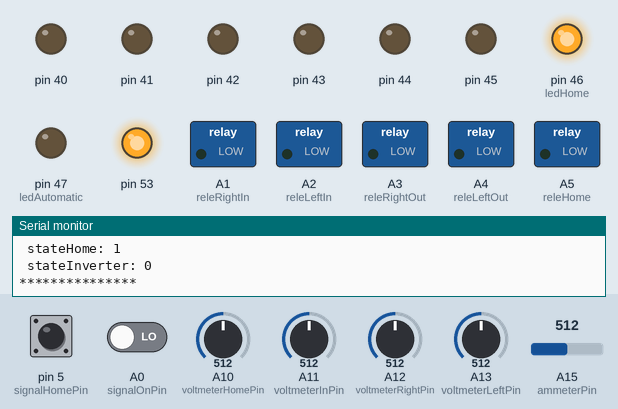
Bench run of a program on a simulated Arduino Mega 2560, built with avr-gcc and run on an emulated ATmega2560. Parts: switched loads named in the program (green lamp = pin HIGH), output pins drawn as LEDs (lit = HIGH), the last lines printed to the serial monitor. The inputs (shaded band) are chosen by the test bench; at power-on: pin 5 (signalHomePin) HIGH, A0 (signalOnPin) LOW, A10 (voltmeterHomePin) = 512, A11 (voltmeterInPin) = 512, A12 (voltmeterRightPin) = 512, A13 (voltmeterLeftPin) = 512, A15 (ammeterPin) = 512.

Above: at 1.2 s.
1.3 s: pin 5 (signalHomePin) pulled LOW for 0.15 s
At 1.45 s:
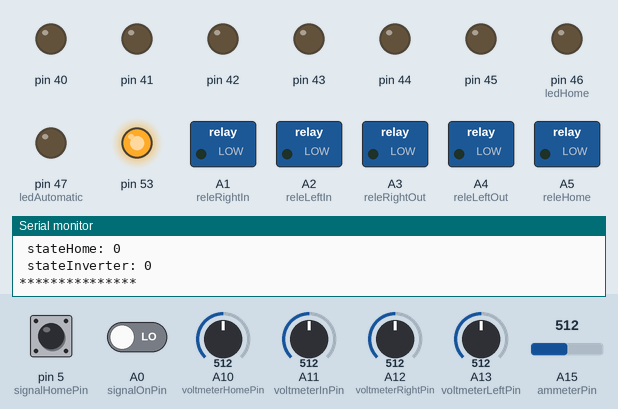
2.9 s: A0 (signalOnPin) driven HIGH
At 4.1 s:
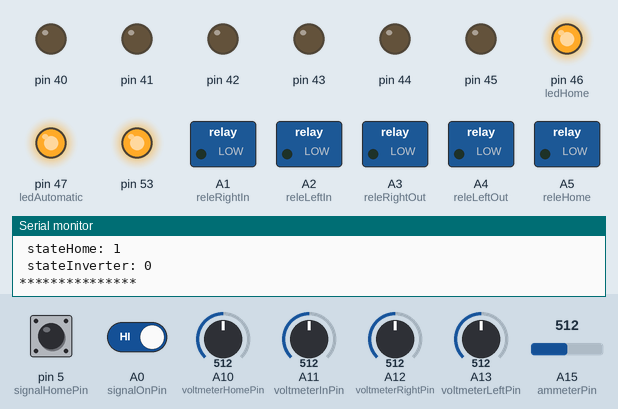
4.4 s: pin 5 (signalHomePin) pulled LOW for 1 s
At 4.8 s:
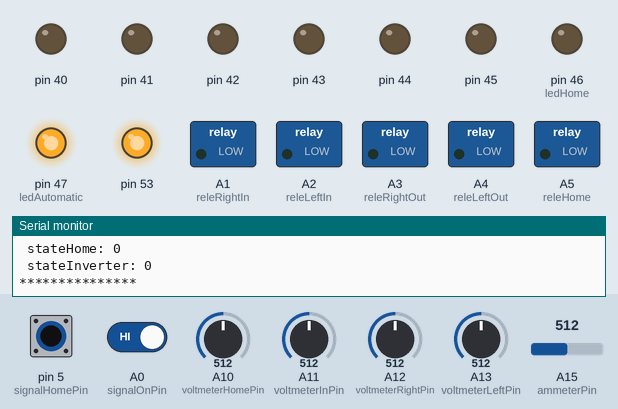
6.9 s: pin 5 (signalHomePin) pulled LOW for 3.2 s
At 10.9 s:
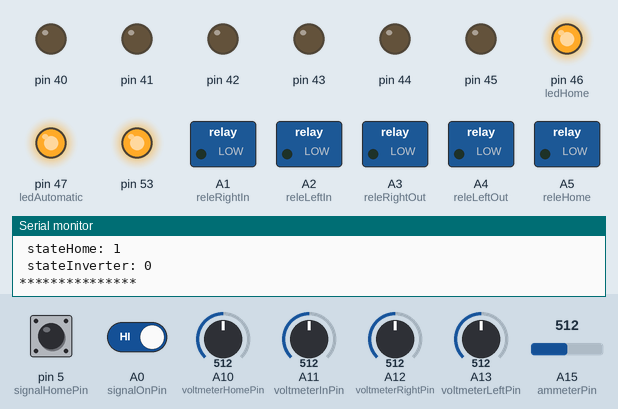
11.6 s: A0 (signalOnPin) driven LOW
At 12.6 s:
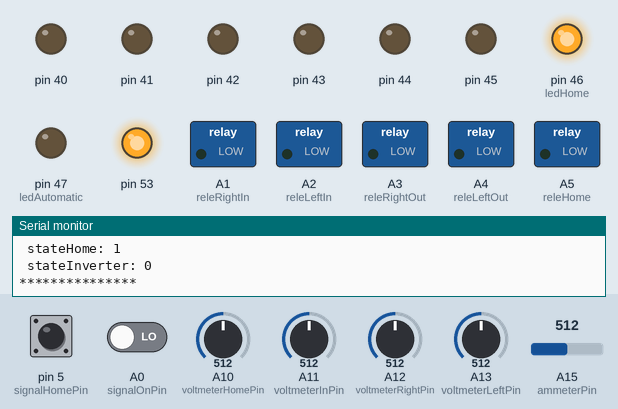
Timing chart, 0 to 14.1 s (numbered marks = the images above; inputs shaded):
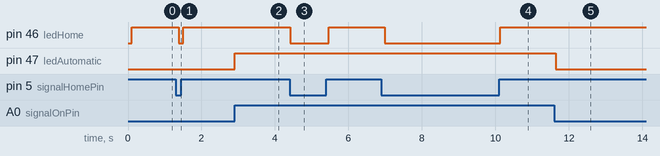

Measured:
- after the input at 1.3 s, pin 46 (ledHome): HIGH → LOW after 0.08 s, → HIGH 0.12 s later
- after the input at 2.9 s, pin 47 (ledAutomatic): LOW → HIGH at once
- after the input at 4.4 s, pin 46 (ledHome): HIGH → LOW at once, → HIGH 1.0 s later
- after the input at 6.9 s, pin 46 (ledHome): HIGH → LOW after 0.08 s, → HIGH 3.1 s later
- after the input at 11.6 s, pin 47 (ledAutomatic): HIGH → LOW after 0.05 s

The program:

main.cpp
```cpp
// (licence header left out)
//           LIBRARY CONF

#include "Arduino.h"
#include <SPI.h>
#include "Leds.h"
#include "Voltmeter.h"
#include "Ammeter.h"
#include "mcp2515.h"

struct can_frame canMsgValue230_12;
struct can_frame canMsgState230_12;
struct can_frame canMsg12_230;
MCP2515 mcp2515(53);

//  Read canBus 12box Signals
bool testSignalIn;
bool testSignalHome;
bool testSignalLeft;
bool testSignalRight;
//  END read canBus 12box Signals

//  Send canBus 12box Values
byte byteVoltageLeft;
byte byteVoltageRight;
byte byteVoltageIn;
byte byteVoltageHome;
byte byteSlowAmper;
//  END send canBus 12box Values

//  Send canBus 12box States
bool stateAutomatic = false;
bool stateLeftIn = false;
bool stateLeftOut = false;
bool stateRightIn = false;
bool stateRightOut = false;
bool stateCHR = false;
bool stateHome = false;
bool stateInverter = false;
//  END send canBus 12box States

//         END LIBRARY CONF

//             PINS

const int signalOnPin = A0;
const int signalHomePin = 5;

const int voltmeterHomePin = A10;
const int voltmeterInPin = A11;
const int voltmeterRightPin = A12;
const int voltmeterLeftPin = A13;
const int ammeterPin = A15;

const int ledLeftIn = 40;
const int ledLeftOut = 41;
const int ledRightIn = 42;
const int ledRightOut = 43;
const int ledInverter = 44;
const int ledCHR = 45;
const int ledHome = 46;
const int ledAutomatic = 47;

Leds leds (ledLeftIn, ledLeftOut, ledRightIn, ledRightOut, ledInverter, ledCHR, ledHome, ledAutomatic);

const int releRightIn = A1;
const int releLeftIn = A2;
const int releRightOut = A3;
const int releLeftOut = A4;
const int releHome = A5;
const int releCHR = A7;
const int reles[7] = {releRightIn, releLeftIn, releRightOut, releLeftOut, releHome, releCHR};

//            END PINS

//           VARIABLES

bool signalOn = false;
bool signalHome = false;

int freq = 20;      // 50 Hz = 20 m/s; 60 Hz = 16.6667 m/s
float calibAmper = 20.6;
int intervalRead = 250;
float amperMax = 5;
Voltmeter voltmeterHome (voltmeterHomePin, freq);
Voltmeter voltmeterIn (voltmeterInPin, freq);
Voltmeter voltmeterRight (voltmeterRightPin, freq);
Voltmeter voltmeterLeft (voltmeterLeftPin, freq);
Ammeter ammeter (ammeterPin, freq, calibAmper, intervalRead, amperMax);

//         END VARIABLES

//       FUNCTIONS DECLARED

void msgValue (byte, byte, byte, byte, byte);
void msgState (byte, byte, byte, byte, byte, byte, byte, byte);

//       END FUNCTIONS DECLARED

void setup(){
  while (!Serial);
  Serial.begin(115200);
  SPI.begin();

  mcp2515.reset();
  mcp2515.setBitrate (CAN_500KBPS, MCP_8MHZ);
  mcp2515.setNormalMode();


  pinMode(signalOnPin, INPUT);
  pinMode(signalHomePin, INPUT_PULLUP);

  pinMode(releRightIn, OUTPUT);
  pinMode(releLeftIn, OUTPUT);
  pinMode(releRightOut, OUTPUT);
  pinMode(releLeftOut, OUTPUT);
  pinMode(releHome, OUTPUT);
  pinMode(releCHR, OUTPUT);

  // leds.blinkOn();
}

void loop(){
  //digitalWrite(ledRightOut, HIGH);

  voltmeterHome.get();
  float voltageHome = voltmeterHome.getVoltage();
  byteVoltageHome = voltageHome;

  voltmeterIn.get();
  float voltageIn = voltmeterIn.getVoltage();
  byteVoltageIn = voltageIn;

  voltmeterRight.get();
  float voltageRight = voltmeterRight.getVoltage();
  byteVoltageRight = voltageRight;

  voltmeterLeft.get();
  float voltageLeft = voltmeterLeft.getVoltage();
  byteVoltageLeft = voltageLeft;

  ammeter.get();
  float slowAmper = ammeter.getAmperSlow();
  byteSlowAmper = slowAmper;

  // Rear data from 12box
  if (mcp2515.readMessage(&canMsg12_230) == MCP2515::ERROR_OK)
  {
    testSignalIn = canMsg12_230.data[0];
    testSignalHome = canMsg12_230.data[1];
    testSignalRight = canMsg12_230.data[2];
    testSignalLeft = canMsg12_230.data[3];
  }
  // END rear data from 12box

  signalOn = digitalRead(signalOnPin);
  signalHome = digitalRead(signalHomePin);

  if (signalOn)
  {
    digitalWrite(ledAutomatic, HIGH);
    stateAutomatic = true;
  }
  if (!signalOn)
  {
    digitalWrite(ledAutomatic, LOW);
    stateAutomatic = false;
  }
  if (signalHome)
  {
    digitalWrite(ledHome, HIGH);
    stateHome = true; // if rele home is high actualy test
  }
  if (!signalHome)
  {
    digitalWrite(ledHome, LOW);
    stateHome = false;
  }


  msgValue(byteVoltageHome, byteVoltageIn, byteVoltageRight, byteVoltageLeft, byteSlowAmper);
  msgState(stateAutomatic, stateLeftIn, stateLeftOut, stateRightIn, stateRightOut, stateCHR, stateHome, stateInverter);
  //delay(500);
}

//           FUNCTIONS

void msgValue (byte valueHome, byte valueIn, byte valueRight, byte valueLeft, byte valueAmper)
{
  canMsgValue230_12.can_id = 0x036;
  canMsgValue230_12.can_dlc = 5;

  if (valueHome > 255) {
    canMsgValue230_12.data[0] = 255;
  } else {
    canMsgValue230_12.data[0] = valueHome;
  }

  if (valueIn > 255) {
    canMsgValue230_12.data[1] = 255;
  } else {
    canMsgValue230_12.data[1] = valueIn;
  }

  if (valueRight > 255) {
    canMsgValue230_12.data[2] = 255;
  } else {
    canMsgValue230_12.data[2] = valueRight;
  }

  if (valueLeft > 255) {
    canMsgValue230_12.data[3] = 255;
  } else {
    canMsgValue230_12.data[3] = valueLeft;
  }

  canMsgValue230_12.data[4] = valueAmper; // Reserved for Ampermeter


  Serial.print(" valueHome: ");
  Serial.println(canMsgValue230_12.data[0]);
  Serial.print(" valueIn: ");
  Serial.println(canMsgValue230_12.data[1]);
  Serial.print(" valueRight: ");
  Serial.println(canMsgValue230_12.data[2]);
  Serial.print(" valueLeft: ");
  Serial.println(canMsgValue230_12.data[3]);
  Serial.print(" valueAmper: ");
  Serial.println(canMsgValue230_12.data[4]);
  Serial.println("***************");

  mcp2515.sendMessage(&canMsgValue230_12);
}

void msgState (byte stateAutomatic, byte stateLeftIn, byte stateLeftOut, byte stateRightIn, byte stateRightOut, byte stateCHR, byte stateHome, byte stateInverter)
{
  canMsgState230_12.can_id = 0x037;
  canMsgState230_12.can_dlc = 8;

  canMsgState230_12.data[0] = stateAutomatic;
  canMsgState230_12.data[1] = stateLeftIn;
  canMsgState230_12.data[2] = stateLeftOut;
  canMsgState230_12.data[3] = stateRightIn;
  canMsgState230_12.data[4] = stateRightOut;
  canMsgState230_12.data[5] = stateCHR;
  canMsgState230_12.data[6] = stateHome;
  canMsgState230_12.data[7] = stateInverter;
  Serial.print(" stateAutomatic: ");
  Serial.println(canMsgState230_12.data[0]);
  Serial.print(" stateLeftIn: ");
  Serial.println(canMsgState230_12.data[1]);
  Serial.print(" stateLeftOut: ");
  Serial.println(canMsgState230_12.data[2]);
  Serial.print(" stateRightIn: ");
  Serial.println(canMsgState230_12.data[3]);
  Serial.print(" stateRightOut: ");
  Serial.println(canMsgState230_12.data[4]);
  Serial.print(" stateCHR: ");
  Serial.println(canMsgState230_12.data[5]);
  Serial.print(" stateHome: ");
  Serial.println(canMsgState230_12.data[6]);
  Serial.print(" stateInverter: ");
  Serial.println(canMsgState230_12.data[7]);
  Serial.println("***************");

  mcp2515.sendMessage(&canMsgState230_12);
}

//         END FUNCTIONS

/*
  License:

    Copyright (C) 2019  c2mismo.

    This file is part of 230box.

    230box is free software: you can redistribute it and/or modify
    it under the terms of the GNU General Public License as published by
    the Free Software Foundation, either version 3 of the License, or
    (at your option) any later version.

    This 230box is distributed in the hope that it will be useful,
    but WITHOUT ANY WARRANTY; without even the implied warranty of
    MERCHANTABILITY or FITNESS FOR A PARTICULAR PURPOSE.  See the
    GNU General Public License for more details.

    You should have received a copy of the GNU General Public License
    along with this 230box, see COPYING.  If not, see <https://www.gnu.org/licenses/>.

    You can download a full copy of 230box at <https://github.com/c2mismo>.
 */
```
